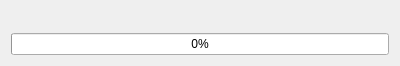
<?xml version="1.0" encoding="UTF-8"?>
<ui version="4.0">
 <class>FileTransferDialog</class>
 <widget class="QDialog" name="FileTransferDialog">
  <property name="geometry">
   <rect>
    <x>0</x>
    <y>0</y>
    <width>400</width>
    <height>66</height>
   </rect>
  </property>
  <property name="windowTitle">
   <string>Transferring</string>
  </property>
  <layout class="QVBoxLayout" name="verticalLayout">
   <item>
    <widget class="QLabel" name="statusLabel">
     <property name="text">
      <string/>
     </property>
    </widget>
   </item>
   <item>
    <widget class="QProgressBar" name="progressBar">
     <property name="maximum">
      <number>10000</number>
     </property>
     <property name="value">
      <number>0</number>
     </property>
    </widget>
   </item>
  </layout>
 </widget>
 <resources/>
 <connections/>
</ui>
